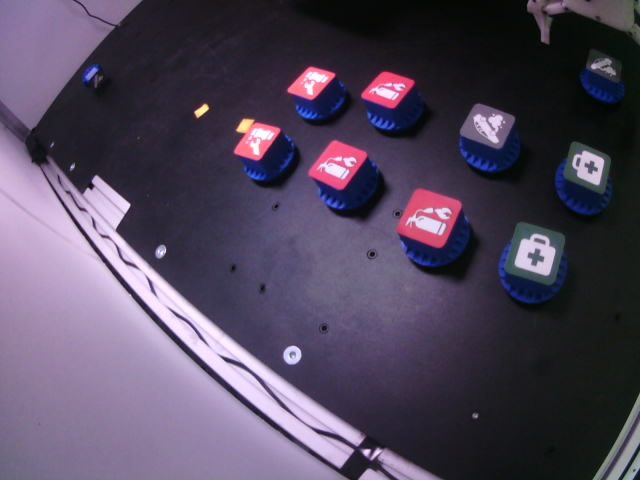
#> input picture MANIPULATOR/change_of_perspective/images/ObjectCam.jpg, 640 x 480 px
$ python match_templates.py
#> lines starting #> are read from the running program, lines starting #| are printed output that depends on the picture; after the words box and inside, x2 and y2 are one past the last pixel; in counts of white or black regions, pixels touching at a corner belong together
# hello
"""Программа для выделения перспективы с изображения по точкам отмеченным с помощью мышки """


import cv2
import numpy as np


img = cv2.imread("change_of_perspective/images/ObjectCam.jpg") # загружаем изображение га котором будем искать совпадения
#> img is the input picture: shape (480, 640, 3); mean B, G, R 92.3, 71.5, 81.7

#отмечаем точки на исходном изображении для трансформации
pts1 = np.float32([[180,164],
                   [300,30],

                   [575,340],
                   [630,140],])


NEW_SIZE = 500          # размер в пикселях нового изображения, логично что получится квадрат
pts2 = np.float32([[0,0],[NEW_SIZE, 0], [0, NEW_SIZE], [NEW_SIZE, NEW_SIZE]]) # координаты прошлых точек на новом изображении после трансформации

M = cv2.getPerspectiveTransform(pts1,pts2)           # получение перспективы
dst = cv2.warpPerspective(img,M,(NEW_SIZE, NEW_SIZE))
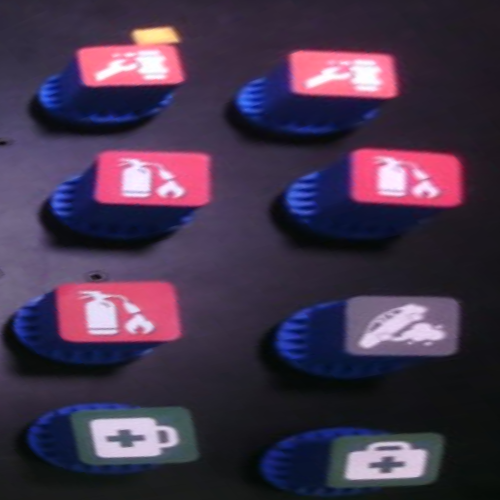
#> dst: shape (500, 500, 3); mean B, G, R 75.4, 52.8, 68.2


template = cv2.imread('change_of_perspective/images/car.png') # шаблон
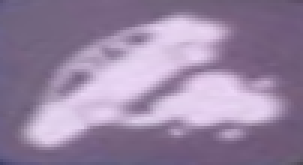
#> input picture MANIPULATOR/change_of_perspective/images/car.png, 101 x 55 px (shown 3 times larger)
#> template is the input picture: shape (55, 101, 3); mean B, G, R 161.7, 132.5, 150.9
h, w = template.shape[:2]
#> h = 55; w = 101
res = cv2.matchTemplate(dst, template, cv2.TM_CCOEFF_NORMED)
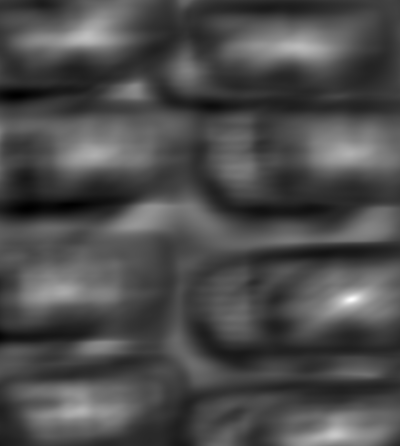
#> res: shape (446, 400) float32; min -0.457, max 1, mean -0.0183; drawn with min black and max white

threshold = 0.8
loc = np.where(res >= threshold)
#> loc = 70 positions, rows 296 to 302, columns 345 to 357

# Рисование прямоугольников вокруг совпадений
for pt in zip(*loc[::-1]):
    cv2.rectangle(dst, pt, (pt[0] + w, pt[1] + h), (0, 255, 0), 2)
#> this loop made 70 passes
#> pt on passes 1 to 12: (351, 296), (352, 296), (353, 296), (354, 296), (355, 296), (356, 296), (357, 296), (348, 297), (349, 297), (350, 297), (351, 297), (352, 297)
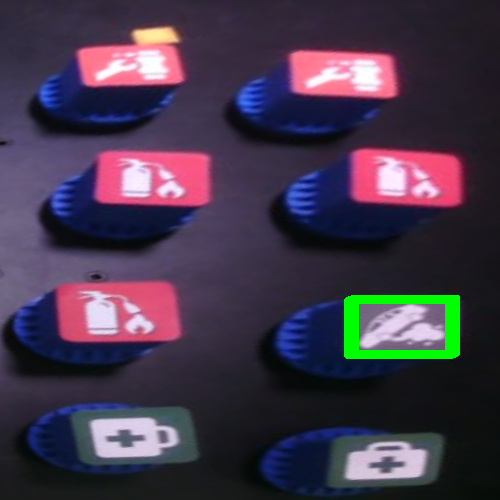
#> dst: shape (500, 500, 3); 1.37% of pixels changed, all inside (x1, y1, x2, y2) = (344, 295, 460, 359)


pointsList = []

def mousePoints(event, x, y, flags, params):
    if event == cv2.EVENT_LBUTTONDOWN:
        # [5 lines of commented-out code are left out]

        cv2.circle(img, (x,y), 5,(0,0,255), cv2.FILLED)
        pointsList.append([x,y])


hsv = cv2.cvtColor(dst, cv2.COLOR_BGR2HSV)
#> hsv: shape (500, 500, 3); mean H, S, V 126.8, 98.1, 86.1


while True:


    cv2.imshow("input",img)
    cv2.setMouseCallback("input", mousePoints)


    cv2.imshow("transform", dst)

    k = cv2.waitKey(10)
#> (key q is pressed here)

    # при нажатии на клавишу q программа завершится
    if k == ord('q'):
        break
